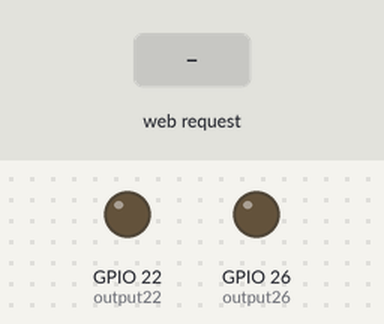
Simulated run of this sketch. Board: ESP32. On the bench: output pins drawn as LEDs (lit = HIGH). The test bench sets the inputs (shaded band). WiFi joins after 1.5 s; servers stay silent unless stated; what the sketch prints to the serial monitor is not drawn.

Above: at 2.7 s.
2.8 s: HTTP request GET /26/on received
At 3.9 s:
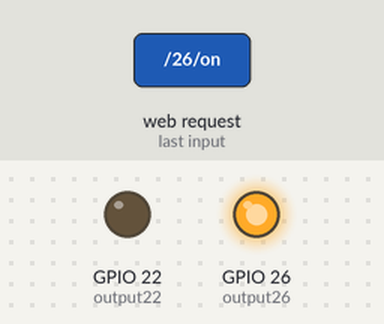
4.3 s: HTTP request GET /22/on received
At 5.0 s:
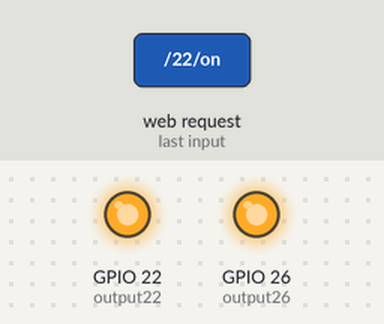
5.8 s: HTTP request GET /26/off received
At 6.2 s:
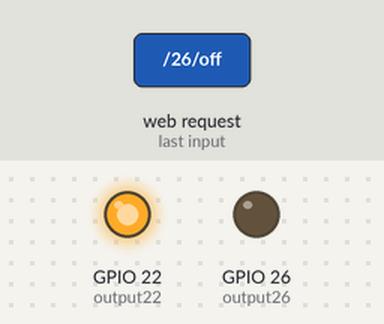
7.3 s: HTTP request GET /22/off received
At 8.5 s:
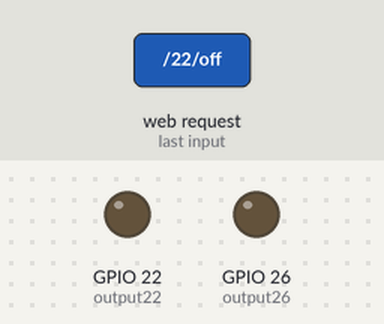
Timing chart, 0 to 9.8 s (numbered marks = the images above; inputs shaded):
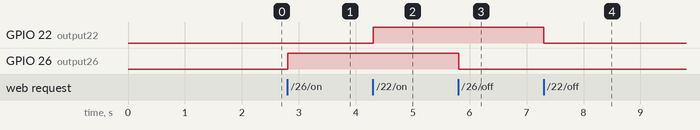

Measured:
- after the input at 2.8 s, GPIO 26 (output26): LOW → HIGH at once
- after the input at 4.3 s, GPIO 22 (output22): LOW → HIGH at once
- after the input at 5.8 s, GPIO 26 (output26): HIGH → LOW at once
- after the input at 7.3 s, GPIO 22 (output22): HIGH → LOW at once

The sketch:

hw6.ino
```cpp
/*********
  Rui Santos
  Complete project details at https://randomnerdtutorials.com
*********/

// Load Wi-Fi library
#include <WiFi.h>

// Replace with your network credentials
const char* ssid = "your_SSID";
const char* password = "your_password";

// Set web server port number to 80
WiFiServer server(80);

// Variable to store the HTTP request
String header;

// Auxiliar variables to store the current output state
String output26State = "off";
String output22State = "off";

// Assign output variables to GPIO pins
const int output26 = 26;
const int output22 = 22;

// Current time
unsigned long currentTime = millis();
// Previous time
unsigned long previousTime = 0;
// Define timeout time in milliseconds (example: 2000ms = 2s)
const long timeoutTime = 2000;

void setup() {
  Serial.begin(115200);
  // Initialize the output variables as outputs
  pinMode(output26, OUTPUT);
  pinMode(output22, OUTPUT);
  // Set outputs to LOW
  digitalWrite(output26, LOW);
  digitalWrite(output22, LOW);

  // Connect to Wi-Fi network with SSID and password
  Serial.print("Connecting to ");
  Serial.println(ssid);
  WiFi.begin(ssid, password);
  while (WiFi.status() != WL_CONNECTED) {
    delay(500);
    Serial.print(".");
  }
  // Print local IP address and start web server
  Serial.println("");
  Serial.println("WiFi connected.");
  Serial.println("IP address: ");
  Serial.println(WiFi.localIP());
  server.begin();
}

void loop(){
  WiFiClient client = server.available();   // Listen for incoming clients

  if (client) {                             // If a new client connects,
    currentTime = millis();
    previousTime = currentTime;
    Serial.println("New Client.");          // print a message out in the serial port
    String currentLine = "";                // make a String to hold incoming data from the client
    while (client.connected() && currentTime - previousTime <= timeoutTime) {  // loop while the client's connected
      currentTime = millis();
      if (client.available()) {             // if there's bytes to read from the client,
        char c = client.read();             // read a byte, then
        Serial.write(c);                    // print it out the serial monitor
        header += c;
        if (c == '\n') {                    // if the byte is a newline character
          // if the current line is blank, you got two newline characters in a row.
          // that's the end of the client HTTP request, so send a response:
          if (currentLine.length() == 0) {
            // HTTP headers always start with a response code (e.g. HTTP/1.1 200 OK)
            // and a content-type so the client knows what's coming, then a blank line:
            client.println("HTTP/1.1 200 OK");
            client.println("Content-type:text/html");
            client.println("Connection: close");
            client.println();

            // turns the GPIOs on and off
            if (header.indexOf("GET /26/on") >= 0) {
              Serial.println("GPIO 26 on");
              output26State = "on";
              digitalWrite(output26, HIGH);
            } else if (header.indexOf("GET /26/off") >= 0) {
              Serial.println("GPIO 26 off");
              output26State = "off";
              digitalWrite(output26, LOW);
            } else if (header.indexOf("GET /22/on") >= 0) {
              Serial.println("GPIO 22 on");
              output22State = "on";
              digitalWrite(output22, HIGH);
            } else if (header.indexOf("GET /22/off") >= 0) {
              Serial.println("GPIO 22 off");
              output22State = "off";
              digitalWrite(output22, LOW);
            }

            // Display the HTML web page
            client.println("<!DOCTYPE html><html>");
            client.println("<head><meta name=\"viewport\" content=\"width=device-width, initial-scale=1\">");
            client.println("<link rel=\"icon\" href=\"data:,\">");
            // CSS to style the on/off buttons
            // Feel free to change the background-color and font-size attributes to fit your preferences
            client.println("<style>html { font-family: Helvetica; display: inline-block; margin: 0px auto; text-align: center;}");
            client.println(".button { background-color: #4CAF50; border: none; color: white; padding: 16px 40px;");
            client.println("text-decoration: none; font-size: 30px; margin: 2px; cursor: pointer;}");
            client.println(".button2 {background-color: #555555;}</style></head>");

            // Web Page Heading
            client.println("<body><h1>ESP32 Web Server</h1>");

            // Display current state, and ON/OFF buttons for GPIO 26
            client.println("<p>GPIO 26 - State " + output26State + "</p>");
            // If the output26State is off, it displays the ON button
            if (output26State=="off") {
              client.println("<p><a href=\"/26/on\"><button class=\"button\">ON</button></a></p>");
            } else {
              client.println("<p><a href=\"/26/off\"><button class=\"button button2\">OFF</button></a></p>");
            }

            // Display current state, and ON/OFF buttons for GPIO 22
            client.println("<p>GPIO 22 - State " + output22State + "</p>");
            // If the output22State is off, it displays the ON button
            if (output22State=="off") {
              client.println("<p><a href=\"/22/on\"><button class=\"button\">ON</button></a></p>");
            } else {
              client.println("<p><a href=\"/22/off\"><button class=\"button button2\">OFF</button></a></p>");
            }
            client.println("</body></html>");

            // The HTTP response ends with another blank line
            client.println();
            // Break out of the while loop
            break;
          } else { // if you got a newline, then clear currentLine
            currentLine = "";
          }
        } else if (c != '\r') {  // if you got anything else but a carriage return character,
          currentLine += c;      // add it to the end of the currentLine
        }
      }
    }
    // Clear the header variable
    header = "";
    // Close the connection
    client.stop();
    Serial.println("Client disconnected.");
    Serial.println("");
  }
}
```
